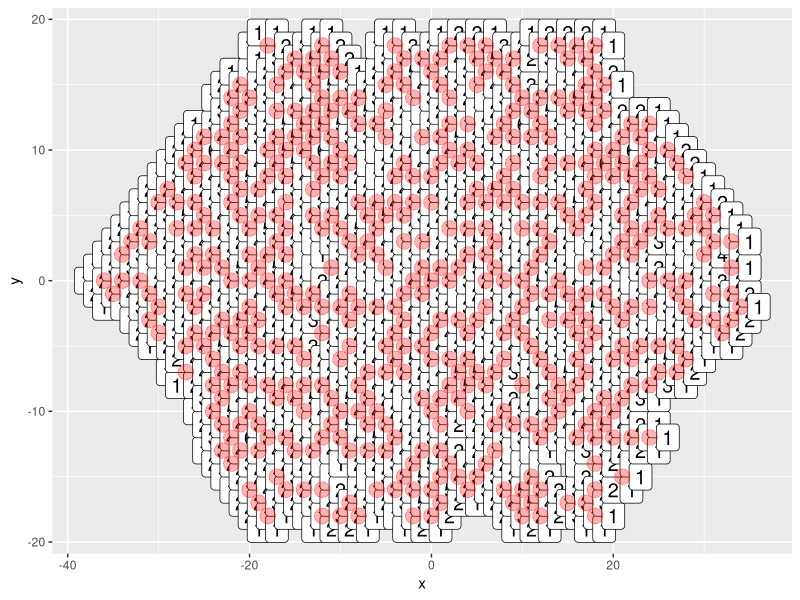

Write the R code that produced this figure.
# Databricks notebook source
# MAGIC %md https://adventofcode.com/2020/day/24
# MAGIC 
# MAGIC <main>
# MAGIC <script>window.addEventListener('click', function(e,s,r){if(e.target.nodeName==='CODE'&&e.detail===3){s=window.getSelection();s.removeAllRanges();r=document.createRange();r.selectNodeContents(e.target);s.addRange(r);}});</script>
# MAGIC <article class="day-desc"><h2>--- Day 24: Lobby Layout ---</h2><p>Your raft makes it to the tropical island; it turns out that the small crab was an excellent navigator. You make your way to the resort.</p>
# MAGIC <p>As you enter the lobby, you discover a small problem: the floor is being renovated. You can't even reach the check-in desk until they've finished installing the <em>new tile floor</em>.</p>
# MAGIC <p>The tiles are all <em>hexagonal</em>; they need to be arranged in a <a href="https://en.wikipedia.org/wiki/Hexagonal_tiling">hex grid</a> with a very specific color pattern. Not in the mood to wait, you offer to help figure out the pattern.</p>
# MAGIC <p>The tiles are all <em>white</em> on one side and <em>black</em> on the other. They start with the white side facing up. The lobby is large enough to fit whatever pattern might need to appear there.</p>
# MAGIC <p>A member of the renovation crew gives you a <em>list of the tiles that need to be flipped over</em> (your puzzle input). Each line in the list identifies a single tile that needs to be flipped by giving a series of steps starting from a <em>reference tile</em> in the very center of the room. (Every line starts from the same reference tile.)</p>
# MAGIC <p>Because the tiles are hexagonal, every tile has <em>six neighbors</em>: east, southeast, southwest, west, northwest, and northeast. These directions are given in your list, respectively, as <code>e</code>, <code>se</code>, <code>sw</code>, <code>w</code>, <code>nw</code>, and <code>ne</code>. A tile is identified by a series of these directions with <em>no delimiters</em>; for example, <code>esenee</code> identifies the tile you land on if you start at the reference tile and then move one tile east, one tile southeast, one tile northeast, and one tile east.</p>
# MAGIC <p>Each time a tile is identified, it flips from white to black or from black to white. Tiles might be flipped more than once. For example, a line like <code>esew</code> flips a tile immediately adjacent to the reference tile, and a line like <code>nwwswee</code> flips the reference tile itself.</p>
# MAGIC <p>Here is a larger example:</p>
# MAGIC <pre><code>sesenwnenenewseeswwswswwnenewsewsw
# MAGIC neeenesenwnwwswnenewnwwsewnenwseswesw
# MAGIC seswneswswsenwwnwse
# MAGIC nwnwneseeswswnenewneswwnewseswneseene
# MAGIC swweswneswnenwsewnwneneseenw
# MAGIC eesenwseswswnenwswnwnwsewwnwsene
# MAGIC sewnenenenesenwsewnenwwwse
# MAGIC wenwwweseeeweswwwnwwe
# MAGIC wsweesenenewnwwnwsenewsenwwsesesenwne
# MAGIC neeswseenwwswnwswswnw
# MAGIC nenwswwsewswnenenewsenwsenwnesesenew
# MAGIC enewnwewneswsewnwswenweswnenwsenwsw
# MAGIC sweneswneswneneenwnewenewwneswswnese
# MAGIC swwesenesewenwneswnwwneseswwne
# MAGIC enesenwswwswneneswsenwnewswseenwsese
# MAGIC wnwnesenesenenwwnenwsewesewsesesew
# MAGIC nenewswnwewswnenesenwnesewesw
# MAGIC eneswnwswnwsenenwnwnwwseeswneewsenese
# MAGIC neswnwewnwnwseenwseesewsenwsweewe
# MAGIC wseweeenwnesenwwwswnew
# MAGIC </code></pre>
# MAGIC <p>In the above example, 10 tiles are flipped once (to black), and 5 more are flipped twice (to black, then back to white). After all of these instructions have been followed, a total of <em><code>10</code></em> tiles are <em>black</em>.</p>
# MAGIC <p>Go through the renovation crew's list and determine which tiles they need to flip. After all of the instructions have been followed, <em>how many tiles are left with the black side up?</em></p>
# MAGIC </article>
# MAGIC <p>Your puzzle answer was <code>488</code>.</p><article class="day-desc"><h2 id="part2">--- Part Two ---</h2><p>The tile floor in the lobby is meant to be a <span title="I need one of these!">living art exhibit</span>. Every day, the tiles are all flipped according to the following rules:</p>
# MAGIC <ul>
# MAGIC <li>Any <em>black</em> tile with <em>zero</em> or <em>more than 2</em> black tiles immediately adjacent to it is flipped to <em>white</em>.</li>
# MAGIC <li>Any <em>white</em> tile with <em>exactly 2</em> black tiles immediately adjacent to it is flipped to <em>black</em>.</li>
# MAGIC </ul>
# MAGIC <p>Here, <em>tiles immediately adjacent</em> means the six tiles directly touching the tile in question.</p>
# MAGIC <p>The rules are applied <em>simultaneously</em> to every tile; put another way, it is first determined which tiles need to be flipped, then they are all flipped at the same time.</p>
# MAGIC <p>In the above example, the number of black tiles that are facing up after the given number of days has passed is as follows:</p>
# MAGIC <pre><code>Day 1: 15
# MAGIC Day 2: 12
# MAGIC Day 3: 25
# MAGIC Day 4: 14
# MAGIC Day 5: 23
# MAGIC Day 6: 28
# MAGIC Day 7: 41
# MAGIC Day 8: 37
# MAGIC Day 9: 49
# MAGIC Day 10: 37
# MAGIC 
# MAGIC Day 20: 132
# MAGIC Day 30: 259
# MAGIC Day 40: 406
# MAGIC Day 50: 566
# MAGIC Day 60: 788
# MAGIC Day 70: 1106
# MAGIC Day 80: 1373
# MAGIC Day 90: 1844
# MAGIC Day 100: 2208
# MAGIC </code></pre>
# MAGIC <p>After executing this process a total of 100 times, there would be <em><code>2208</code></em> black tiles facing up.</p>
# MAGIC <p><em>How many tiles will be black after 100 days?</em></p>
# MAGIC </article>
# MAGIC <p>Your puzzle answer was <code>4118</code>.</p><p class="day-success">Both parts of this puzzle are complete! They provide two gold stars: **</p>
# MAGIC <p>At this point, you should <a href="/2020">return to your Advent calendar</a> and try another puzzle.</p>
# MAGIC <p>If you still want to see it, you can <a href="24/input" target="_blank">get your puzzle input</a>.</p>
# MAGIC <p>You can also <span class="share">[Share<span class="share-content">on
# MAGIC   <a href="https://twitter.com/intent/tweet?text=I%27ve+completed+%22Lobby+Layout%22+%2D+Day+24+%2D+Advent+of+Code+2020&amp;url=https%3A%2F%2Fadventofcode%2Ecom%2F2020%2Fday%2F24&amp;related=ericwastl&amp;hashtags=AdventOfCode" target="_blank">Twitter</a>
# MAGIC   <a href="javascript:void(0);" onclick="var mastodon_instance=prompt('Mastodon Instance / Server Name?'); if(typeof mastodon_instance==='string' &amp;&amp; mastodon_instance.length){this.href='https://'+mastodon_instance+'/share?text=I%27ve+completed+%22Lobby+Layout%22+%2D+Day+24+%2D+Advent+of+Code+2020+%23AdventOfCode+https%3A%2F%2Fadventofcode%2Ecom%2F2020%2Fday%2F24'}else{return false;}" target="_blank">Mastodon</a></span>]</span> this puzzle.</p>
# MAGIC </main>

# COMMAND ----------

library(tidyverse)

# COMMAND ----------

input <- "eeeseswneenwnwenwseeeee
swswnwswswneswswneeswswswswseswsww
sweswwnwseswnwewnwseewseeneneswww
swnwsweseneenweeseswseseeswseenese
nwsenwsewnesenenwnenwnwnewnwswwwswne
ewseeeeeswnee
nenwwwwwnwwwnewwwsewnwwswwww
neneeenenwnenwnesweneneeswneneenee
wnewsewwswnwswwsew
seswseseswnwseseseeseseswswswswseswswswnwse
swwweswweswseswseneseseseswseneswse
weeswnwswnenwseenenweswnwwenwnwwsw
seseeseneseeeeseseseewnwseeeesee
seseswseswseswseseeseseswsesewneseswsese
eseeeenenewneeneew
neneswswswnwswenwesewswwswwswswwe
nwnwnwnwnwnwneswnwnenenenwnw
wseseseseweseseweeseenese
wswwwswwwwnwswnwseswwnewwwswsew
eswnweneeesweenweeenweeeswwe
seseseseseseeseswseseseeseeseeneee
swsenwseseeeseseeseneswsewseeseesese
nwneswwnenwneneneneneneneenwsenenwneenenw
swswswsweswswswswswswswswswswswswswwsw
swswnwseswswswwswwwwswswsw
wnewseswwswwwwswwenwwswswwwwwsw
seseswsweseseswseswseswswseenwswsewswswsw
seseneseswseswswseswswsesenwseneneswsew
nwnwnenwnwnenenwsenwnwnwnenwnwenwnwnwnwsw
sweeeeneeneeneneneeneneene
nenenesweeneeeeneeneneneneenwnene
swnwneneneswenenesewnenene
neeneeenenenenenenesweneneeneee
nweesesesesweseseseesesewsesesesesese
seseseneseesesesenwswsesesesesesesesesese
neseswseesesenwseswseneeseseseneseseswsw
nwnwnwwwsenenenwseswnwnwnenwnenwnesenwsese
neswsewswswswswswswswswwswswswswwwsww
nwnwnwnwnwwnwnwswwnwwewnwwwwww
nenwswneswnenenenwneneswnenenenwnesenwnenee
sesesesesewseseswseseseseseseesesesese
eeeneswesenwneseeeneneneneeewne
neseswnesesenwseseswsesewseweseswese
seseseneseswseseseswsesesesesewsesesesenw
seswswnenwseseneseenwsesese
neswwwnwsenenwwnewwnwsenewswnwww
neneswneswnwswnwwswseswswswwswwswswesw
nwnwneenwnwnwnwwwnwswnwnwenenwnenenw
nwwwnwwnwnwseseenwnwwnwnwnwnwwsenw
nwnwnwsenwnwnwnenwnwnwnwnwnwnenenwnenenw
sweseswenwseewnweeeseenesenwsee
nenenenenenenenenwneseneeneneneneswnenene
wswswsweenweenwneswswnwnwnwneseew
swswswnwswsweswwswswswswswseeswswswsww
nwnwnwnwnwnwnwnenenenwnwnwnwwnwnwnwsene
wewwswnwnwswwnwwnwwnenwwewnwnwnw
nweeeeeeeeeeeswneseneeseew
wwwwewwwnwwnwnwnwswnwwwww
wwnwwwwwwwwwwwwwewseww
nenwnenwnenewnwnenwnenenwnenwnenenenwnwse
swswswswseseswnewwnwswswswwneswswnew
ewwwwnwwwwwwwwwwwwswwww
senesesewwswswnwwneeww
wnwswnwewewswwseeswwwwenww
weenenwwwsewneneneseeswneseesenesw
seseswwneswswesewswswwsweswnwnwswnwne
nenenenenenenenenenenenenenenenenwneswne
nwnewnwnwnenwsenenwnenwnwsewnenwnenene
nenwswenwnwwnwwnwneseenwnenwsenenesene
nenwwwnwswnwwseenwnwwsewnwwwwnww
wseswswswseseneswenewenwseseneswswwnw
neneneneswenenenewnenenenwneneeneene
nwnenwnwnenenenenenwnwnwneeneswnw
newnenwnewseneneneeneneseneneneneew
wnwnwwnenwnwswwnwwnwnwnwnwwnesewnww
eneneneenenwwneneeneneneswnenenenenene
sweenwnesenewswwswwswwsewwswnwswsenw
swwswnwwswwseseswwswswnwswswswswnwswse
swseneseeeeesewseesese
swwswswswewsweneswswswseswswwnewseswsw
sesesenwweneseneseswneswwwesesesee
wnwnwnwnwswwwsenwnewnwwnwnwenwwwse
nwnwwnwnwnwnwenwnwnwswnenwnwnwnwnwwse
swseeseseeeeeeeeeenweeeesee
neseneneeenewnenenwswwneseneeswneswnw
neeneeeneneeseneeneewneweneeee
seseswswswseseseswsenew
eeeeseeeeseenweeesweseseenwe
ewenwseswneneeenwseswwnwnwweswe
swwnwnwwsewneswnenwewnwwnwsenwnesw
nwnwnwnweneeneseesewwwswnwswnwneee
swswwwwswswneswseweewwnwwwswwswsw
neneneneneneneneneneneneneneneneneneswne
swseswseswswseseseswswswseswsewsesenenwsw
neswnwswseswswswseswwswwswwneswswswswsw
weneneneneeeeenwneneewneeneeese
nenenenwnwnenwneneneswnenwnwneenwnenwne
sweseweneseswnwnwenesenenwnenwnwwnenene
ewewsweswweswswswnesenwneswnwsew
seseseseseseseseseseseseseneseseseseswsew
nwnwswnwnwnwnenwnenwnwnwnenwnwenwnwnwnwnw
nwnwsesenwnwnwnwnwnwneswnesewnwsenwnww
neenenwnenenwwnwnenenenenwnwnenenwnene
nenwneenwwneseneneswneseseneenewnenese
sewnwswseswnenewwwwseweswwwnww
enwnwneswnwnwnwnwnwnwnwnwnwnwnwwnwnwnwe
neneeneneneewseneeneeneneneenenene
swseseeswseswswswswswseswswswswswswsww
nwseseenwswswwswsenenweswnewswnwswe
wswwwwwwwwswnwswwswwswwwew
eeeneeeenweeneneeenesene
eenwnewswswwswswnwnwswenewnenwnwse
neneeneneneenenewnenenenenenenenee
neesenwnwseswseeeseesesewesesewee
nwnwnwnwenwnenenenenewne
eswnwsenewwnweswwnwsewwwnwwnenew
swswswswswswsewswswseswseswseseswneswswse
seneeneneenwneenwsenenewnenesenenene
swswswswswwswwswswswneeswswswnwseswwwsw
ewwnenwneswswswswneswneenewswse
seswnwnwnwnwnwnwnwswnewnenwnenwenenenwne
nwnwnwnwnwnwnwnweenwnwswwnw
nenenenenenenwneneneseneneenewnenwnew
eeeeeewseeeeeeese
eswsewnewwnwsweneeeeeeenenwe
wnwwwwwnwwnwwwwwsewwwwww
senwseesenesweseenwweeesenewesee
seswswswswsweswswswswneswswweswswnwnw
eeeseweeseeeneeweeeeeeeee
nwnwnenwneswnenenwneenwnwnwnenwnwnwnene
nesenesweeswnenweeneneenenenwseeenw
nwnwnwnwnwnwnwnwnwnenwnwneseewnwnwnwnw
seseeseeeseseseeseeseeswnweseee
neeswwnenewswwnwneseswsewneweseesw
nwwswnewwnwnwnwneswnwnwnwwnwnwnwnwnw
wswwnewswswswnewswwswseneswsw
nwnwnwswnwnwnwnwwnwwnwwnwnwnwseenwnwnw
swewnwwnewwwnwnwwnwnwseeseenw
swswswswseswswswswneswswswswswseswsw
neeneswneneenwswneswnenenwenewseneew
enwnwnwwwnwswenwnwnwnwnwnwnwwswnwnw
nenenwnenenwnwnenenwnwnwnwnwnenwnwnwnwse
nwnwsesenwnewnenenwnwnwnwwnwnweseswnww
swenwwsenwsewewwnwwwwwwneesww
wswnwnwnwnwnwwwwwenww
seseseseseswseeseseswseseseswsesenwswse
wnwsenewwwwnwwwwswwwww
seesweeweeeweeeeeeeneee
nwwnwswwewwwwwnwwwwnwwwww
nenwnwnewnwnwnwsewnwnwsewwnenwnwnwsesesw
neenwsenewnenesenwnwnwsesenenwnenenwnwsw
swswswswswswswseswneswswseswsw
wneenwnwseneeneswnweseswsewsenenwnee
swseswswswswswseswseswswswswswneswswswsw
wswswswnwswseswwswswsw
swswsesweswswswswneswswwse
neswweeneewseneenenewseenenwesenw
swwwweeseseswnwneenwnwwsewwwnwse
neneneeneneeeneneneswneenwnwesweswe
wnwnwnwsewwwnenwwwwnwwew
nwswnesenwseseswseneeswse
nwnwnwnwnwnwnwenwnwnwnwwnwnwwnwswww
nwnenenwswnenwnwswnenenwnesenenenwsenenwe
senwnewseenesweswneseseeesesesesesesesw
eneneeweeneeeeeeeeeeeee
eseeeeseseseseseeweseseseeseee
wwsewwwswwwwwnewswswwwwww
enwsweswsenwnwswswswswnweswswswseswswsw
sesenwseswswsesewseseswseseseswseeneswse
eweenwesweeewnwweewesesee
seswseenwwnwsweswneeseswsesese
seswneswswsewnwsweswnwwneswneswwswwse
nwwnwswwnewnwnwnwnwnwnwnwnwwnwnwnwnw
swswwwneneswwwwww
nwswwsewnwnwswnwnwwswsweneneseenewnwe
senwnwnenenwnwnwenwswnenwewswswswnwsw
swwswswswswwswswswwswswswewswwwsw
swsesewseseseseswseneswsesesesesesesesese
ewseeeeswseseeeeeeeseeenwse
nwnwnwnwnwnenwnwnesenwnenwsenwswnwnwnwnw
nenenwwnenenenwnwnwnwnenwseenwnewnene
wswwswwnwwsesewswswswswswswwwswwswne
seenwweseseswnewenesenenenwswwnwnwe
swswwseswewnewswwwweesenwswwswsw
nwwnwenwwswnwnwnwnwwnwwnwwnwnwnwew
wswswsenewswwswswswswswswwwswswsww
wwwwnwnwnwnwnwnwewwnewwnwnwswwnw
eswnesewseeeesesweenesenwnwseseseenw
eswseseseeneseenwnesewwseeseswwsese
esenesesesesenwswsesweswnwswweswsesese
nwseesweeeewnwnwswewee
nwwnwnenenenenwsenenwnwnwnwnenwnwnenenw
wsenwnenwnwesenewnenwnwsw
swswswneswswwswswswswseswwswswswswswswsw
eeseweseseswseeseseseeesenwsewee
nenenenwseneneneneneswenewsewswnenene
eeneewswseswnenenenwnwswnwnwenwswnwswne
swwnwnwwsweseewswwswnewwwswsesww
swwseseswswswseeswsewswneseswswswsese
neseseswwswsesesenwseseseseseswesesesese
eewesweeeswseeswnweenwwnenwne
swswswswseswnwswwswwswwwswnewsesww
nenwnenesenewnenenenewneneneneneneeswnee
wsweswewwswswseseswewnweseswenw
nwnwwnwwwwsewwsewnwwnewnwnewnw
seneeenwneeeeswneeseneeeenwswe
swnwsenwnwneseseswseseneseseswwseeeswse
nwnwnewewenenwnwnwnenwnenwnwnwnwnwnw
neseneweenewneneeeeenenwneenenene
ewseneneenenenenwneneneseeneswenenw
nwnenenwnwnwnenwnwsenwnwnwnwnwsenwnwnwnw
swwswswwwwswwwnenwswswsweswswwwsw
eeseeeeneeenenwneneeeeenewsww
seseeeeeeeeeeswneseeseseeese
nesenewenwneeneneenenenene
nwsesenwseewwweseseseseseeswswswneene
swneswswwwwseeswwwwwwwsewwnwnw
senwswseenwseswseswswseseswswswseeseswsese
swseswswswseswnesesesweswswseneseswnwsew
eeeweseeneeenweeeneenesenene
eseeseseeseesenweseseeenwswsesee
enwneeneeenenesweneneneenenenenenene
swswswswswewswwswswswseeswswswswswsw
sesewswwnweseswnesesesesesewneswsese
nenenenwswnwenwsweeeeeneneneneese
nwneswenwwwwenesewsenwwnwnwnenwsww
neenwseseeseseseseswewnwnesewseswnee
neneweneneneeswneneneneneneenenenenese
sewneneeneneneneeneneeneneneneeenene
nwnwwwwwsenwnwnwnwwsewenwsene
eswsenwnweeeseseswseeeeweee
seeeseseseeseseseseseeeeeeew
neeeeseeenwneweeneesee
nwswnwwenwnwnwnenwnenenwsenenene
eneneneneenweneneweseneneneseswenene
nesweeseeneseeswweweenenwseese
nwwnwwwnwnwwnwenwswnw
swswswwnenwswwswwwswesweswnwswwsesw
nwsesenwnwnwnwwnwnwwnenwnwnwnwneenww
wnwsewwsenwwwnweeewwewnesww
nwnesenwseenesesesenesenenwwnwsenwwwwse
nwnwnwnwnwnwnwneneenwsenwnwnwwnwnwnwnwnew
sewsewwwnwnwnwnwnwwwnwnwnwnwnwnww
ewnenewweswswwewneweeeneee
swnwnenwnwnwnwnwnwnwnwnwnwnwswnwnwnenwnw
nwsenwnwwseneenenwnwnwnwnwnwnwnwnwnww
senwnwsenesenwnwneneswnenenesewnwswnenwnw
senweenweeeesweseswnwewenesee
wwewwnwwwwnwwnwwwwwwwswee
seswsenwsesesesesesesesese
nwnwwwewwnwwwwnwwwwwwwww
seeeeeeeeeseeeeseswseseeseenw
swwswswswswesweswswswswwswnwswswswe
eneneeeswneeeeneeeeeeeeenw
nenenwneeneneseneseneneneneenenwnwnewsw
neeenwewseneenwneswnesenewswneneeene
ewseseseseseseswneswseswswnwseswsesesese
nwnwnwwnesenwnwnwnwnwnwwnwnwnwwwww
nenweneeesweeeeeswewseswnwswe
weswswswswwwswswwwwswswswswswww
nenwsesesenweesesenwwnweseseswsenwse
seeeeeseeenwseeseswseeeseesesene
wnwnenenwsenwwnwweewnwwee
seeseseseesesesesenwsesesesesesesesee
wewswwwwwneswwww
sesenwseseseseseseseseseseseeseseswsese
seeneewsenweswesewwnwseseswswnwsesw
wnwnwswnwnwenwnwwnwnwnwneneswnwsw
seseseesesenesewesese
ewneeenweseseesesweeseseeseseseese
neneneseneneneneneneneneeeeneswnenenewne
senenwnwnwnwnwenwnwnwnwnwwnwnwnwneswe
wsweenweeseweeeenw
nenweesesesewsweeenwse
neneeneeneneneneneswneeneeeeenee
swenenenwneneneneneneeswnwneneneneneee
neenwneseneeenenewneweswneseenwnesw
swwsenewswneswnwswwwwswswwwwwse
nenwwswnewneseseswwsewwwnwwwwww
nenwswnwnwnwnwnwnesesenwnwnwwnwwnwnwnwne
wwswwwneswwswnwwwnewwwswwwse
neeswseseseseswwseneseeseeseseesesenee
nwnewnwneneneeneseneenenenenenewnene
nwsewsweseweeswwsenwnwwnwneenesw
eeeeseseeeseeseneswsee
nwnwnwnwwnwwnwwnwnwnwnwwwwwswnew
ewenenenenenenenenenenenenenenesenenene
nwnwnwwwnwnwnwwwwwwwewnwnwnww
nenenwneseseneseeswnenwwwwsenesenwnw
eeeneeenweneesenwseesweswseew
wswwneeenwnwnenwsenwswnwwnwwsesew
eeeeesewsesenweeseseeeese
eneesesesenweeneneswwnewnenenw
nenwswewenesenenenwseneneseeeenwnene
nwesenwsenwswnwnwnwnwnwnw
nwnwnwwnwwsenwnwnwnwnwnwwnwnwwnw
swneneswswswswseswswswswswswswswswswsww
neswnewnwnwewwwwwwswwwwnewsese
newwwwswwsewwnwnwwnwnwwwnewnw
seswseseneseswwsewseswseseswsenesesese
swswneenenenenwnenenenenenwnenenenenwnesenw
sesesewseeseseseseswwseseseneseeeneese
eeseneswsenenwwnwnenesewnenwnwnwswnw
wnenwneneneneneneneseneneenenesesenew
nwenwnwnwnwwnwnenenwnwnwnenenwnwnwnwne
nesenewsenenewnenesewnenenwnenenenene
wnwnwnenenwnwsenwwnwnwsenwnwnwnwnwnwnwne
nesewnwswwwwswwewwswew
wneweneeneeneneseewswwnenenewee
wwswwnwseswswweswwwwswwswswnwsesw
swswwswswswswneswswneseswwneseswswwswswsw
wwneseswwwwswe
nwsenwnenwnwnenenwnenene
nenenenwnenenenenwnenwsw
seswnwseswnwswneswswswsesweswswswnwsesw
swneswnesewnewwwswswwwwnwswww
swswnewwswswswswwswswswswswwswswwse
swweswswswswnweswneeswnwseswswswnwsw
swseswnesesesewneswwswneswnwseneswsenw
sewwnwwnwnwwwsenenwnwswwwsenewwwne
neneswneeenenweneswneneneswwneeenenene
swseswsweseseswsenenwnwwswswseswseneesw
nwenesenwsenenenwneswsweswnwnewesenw
swneneenwnwseneeeswneneeneweenene
swswswswwseswswseseseneswsweswseswswseswnw
eesweenesweeeeeeenwweeeee
nwnewneswwseneswswswwswseneswneseswsw
eseeenweeeseseenwnweseeeswese
neenwnwswnenenwenwnenwnenenenewnwnwnwnw
neeeneneeeneenewsenenenweneneesw
seseseseswwswswseseseseswswswswswswnee
senwswsewseswseswseseseswseseesesesenesese
swsweswswswwswwswswswswswswnwswsweswsw
neeewnewneesewseeneneenenwesene
nwnwenweswnwweseeesesweeneeseesenw
sewwwwwwnwwwwww
nwwneenwnwneswwenwnwnwnwneswswnwnwswnw
esesweeeeneeeeneeeewseseeesee
swsewenenenwneeseswwnewsenwneneene
nenenwnwnwnenwnwenenwnenwsenwnenwnwnenenesw
seseeswseneswswseseseswsweswwsesewsw
esesenewnwnwwwswnwnewwnewnwwsew
wnenwwswwswwswswswswwwswswwseesw
senenenwnenenenenenenenenenenenenwnene
swseneswswseseswswsweseswswwnwswsesese
wewwswwnwwwnwewwnwwswwsewsww
swswewsesweswseswseswswnwswnwswenwswse
neeeeeneeeeneeneenesweneenee
swseseseseswswsenwseseswseseseeseseseswse
swnwnwnwwwnwnenwnwesenwnwwnwnwnwnwnwnww
swneswwesesewswwwswwswswwswswwnenwsw
nwswnwsesenweeseswwswseswseswesenwse
swwnwwnwnwwnwnwwnenwnwnwwnwnwwnww
wneeswsenwswseseswwesw
neeenenwsweneseesweenenweeneeee
nwneeswseneswnwsenwnwsenwnwnwnenwnwnenw
sewwwsewswenwswswnwnw
wnwnwnwwenwnwnwnwnwsenwnwnenwwsw
wwswswwswwwwwwswswe
eeeneeeeeeseneeenweenewnee
neeesenenenewneeneeneneneenwnesw
wwwnewseewnwwwewwwwwwnwwse
seseseseseesewsesesesesese
eseeeeweeneeeseesese
swswswswnwwwwwwwwswwnewneswese
seswsesenwsenwnwsweseswswwseseswseese
swswswswseswswnwswswewswswswswswswswsw
eseeseeneewesewenweeeeseeesw
nwenwseneswswwswswnwseswseswwneswsweesw
wnwsewsesenenwneseswnenenwnw
nwnwnwsewswnwnwwwnwwnenwnwwnw
ewwnwnwnweswenwsenwwsesenwnwsenwewnw
eseeeeeweeeswneeseewenwneee
neswswswewswseswnwswseswswsw
wwnwwnwswenwnwwnwnwnwnwnesesewewne
nenenwnwnwnwneweneneneenenenenwnwnww
wneeeneeneneneeneeneeeneenenesee
swwwnwswswwnewswsweswwwswswswswwsw
eeeseseseseseewsewseeseseneewsese
wnwenwnwwenwnwnwwwnwsewwnwse
eswneewseseeseswneeseenww
wwnenwwwswnwnwswwwnwwwwwewww
neswnwswnwwswwwnwneeneswswwnwnewnw
swseneswseswnwwsenwswwnwswseswnesesene
nwswnwnwnwnwswwnwnenesenwnwnenwnwnw
swswnewswwwswswwwwwswswww
nenenenenenenewnenenenesenenenenenenene
wwswnwwneswwswwwwsewswswwwswswsew
eseeweeeeeseeseneeeesesesese
eeeeeseeesweenenwneeenweeee
swsewsesesenwnwseseneseseeneseeseswese
eeeenwseeeeeneenene
eweesenwseewne
nwnenwnewneseenewswsewsenwnwnwneswnesenw
esweeswseseneseeseeeseeeeeene
enwnenwnwnwenwwnenwwnweseswswnwnwnenwne
eenesenwnesenenenenwneneewnenwswsene
seswseseewewseseseseseesewseseswswnw
nwnwwnwenwnwnwnwnwwnweseswnwnwwnwnw
neseswswswswsesenwnwnwwsenwneseswwwsewe
sewwwwwnwwwnenwnwnwwwwwnwnw
wwwewswewswwwwswwwwwwwsw
swseeswseseneeeseeenwneneswewswne
neeswwnwneenenwnenesenwenewnenenewne
swwwwswwseswswwswswswswnewswwswsw
nwnwnwwwnwnwnwewewwswnwnwnwwnww
swswswswswswswswswswswwswswswswwswswne
weswswswnwweswneswswswswseswswenwswswnw
nenenwnenenwnenwnesenwsewnenenwnenenenenw
nwswnwnwsenwnwnwneewwseseswnwnwseneenw
seswneseseswneseswnwseewsewse
senwseeeseeeseseseseeseseseseesesw
enenwsewnwsewwnwnwswnewwwnwnewsw
wwswwwnwwsewnewnwnewww
nwswneseneswnwsweswswwswswswswnweenwesw
swwswweswswswswswswsweseneswneswwww
wewswwwwwwnwwwwwwnwnwwww
neswwwnwwswwseswswwswsewnwswwswwsw
nenwneneneneswnenesenenenenesenenwnwne
wseseseseseeseeeseseeesenew
swseenwnenenwswnwnwwsweenwneneseenenw
eeswsenewneseweeeswsesesesewnwnesese
nwseeeswseswwwnenesenwseswwseesesesesw
nesewnenenenenenene
wnwwnwwnwwnenwewwnwwwnwnwnwnwswse
neneneneswnenenenene
nwnwnwnwnenwnwneeswenwnewnwnwneenewnwne
eeeeneeeeneneneneeenwneswneswenwne
nenwnenwwnenenwenenwnenwenwneneswnene
nwnwnwwnewwwnwwwsewnwwwwwnwwnw
weswswsesweswneswnwswswswswswsweswsww
neneeneewneneneneeneswnenenenenenene
wswwwwnwnewwwwswswnwswsewsewsw
swswsenwseswseswnweswsesesesesesesesesese
nenwnwnwneneenenenenenewnwnwnenenesenene
swseswswwswsenenwseswswseswswseseswswsese
swswsesweswneswswswewnesenwseswnene
nenesweenesenenenenwnwneswnenwswsenwnwnw
wewsewswseswwnewswwnwwnwwswwwsw
nenwnwsenwswnwnwwnesenwnwnwnwnwnwenwne
sesenweseeseseseseneeseseeseseswsese
seweswwwnesenwwnwnwnw
sweseseseswneewsenweseneseeseesee
neneneeeeeneneneenenenenenenenewnew
nwewneswsweenwsesewesenesewneesw
eseseseseenesenwseeseeeew
nwswswseeswswseswseswswswseseseseseswswse
nwnwwnwnenenenwenenenenenenwneenenenenwsw
neseswswseseswswsewseseseseseseneswsesw
seswswswseswswnwseswswswswswswswswswsenese
wseswwnwewnwnwwwwwsweswnewnwenew
sewwswwneswwwwswwwenewwwswew
swseswswseseneseseswswsewseswseswseswsw
wsesesewseseeeseseesesesesesesesesee
nwnwnenenenwnenwnenenenenwnenenenwsenwnw
senenwswnweseswnenweneswwsw
neeeseeeneeneneneneenwnenenesenwe
nwwnwnwneswnwwnwswnwenwnwnwnwnwwnenwe
seseswewseswswnwneneseseneswswsewwsesw
nenewneeneswneeneneneseneneeneenene
neneeeneeeeeeeeneeeeewene
wnwwenewnwnwnwnwwnwnwnwwnwnwswsenwsenw
wwsewwswnwwwwwwswwwwww
swsweseeswsenwseseneweswswswwswswsesese
nwwnwnwnenwnwnwsenwnwnwnenwnwswnwnenw
sweswswswnwswneneneenwswswswswswsesww
neenewnwnwnenwnenenenewnwneneenwnwnw
nwnenwnwnenenwwseenwnewnenenene
nenenesenwswnenenenwnenwneneneenenwne
neeneeneweneeneeeneeenwese
swwneswnwswwsewswneswswseswswwswswnesw
swseseseseseseseeesesesenwseseseesese
nenweswseswswwsewswswnwnewwnwnesesew
swseswseseswswneneswswsenesese
nwseswsesesenwsesenwnwsenweseewwsese
neseeneeneneeeenenenenenenenewnew
nweweenwnwewseseseseesesese
esenwwnwswnenwwseeswswewnwswenesesese
neenwnwneseseseewneenesewnenenenenew
nwnwnwnwnenwnwnwnwnwnwswenwnwnenwswnwnwnwnw
swnwseswseeswnwswsw
wenweeseneswneswnwnwwneswseneneseswsw
nenenewnenenenenenenenenesenwnenenenwnene
seswnenwseeseswwseesenwswseseeeee
eeeneeeeweneneeeeeeeewee
eeeeeeneesweeeeeenweeee
eeneneeneeneeneenwneseeeneeene
wwwwsewwwwwwwnwwswewnwwsww
wwwewswwwnwnwnwnwwwwwnww
senwswsewwneseneswnenewwwenwwe
seeesesweseseneswnwseesewseeseew
swwneewwswswwswwwswswwswnewwww
swswwswswswwseswneswswwwwwwwswswsw
sewnwswwnwewnwwwwnenwnwnwnwewsewne
nenwnwnwnwwnwnwneswnwnwnwnwswnwnwnwnwnw
eweseneenwneenewneeeeneenewse
nwwwwwsewsenwwnwnwwweswnwswnwnee
eeeeeseeseesweenweseeeeeee
eneenesenewnenenenenwenenesenenenene
wwwwwwnwwwwwseewwwwwwww
nwnwwwnwnwwenwwwwwwnwwswwnwww
swnesesesesesewseseseseseseseseseesesesew
nwnwnwnwnweswswnenwnenenenenwnwnwnenwnw
wwwwnwnewnesewwseswwenwsewwnwnw
sewwwwwsewswwwnesewwnwwwwwwne
swswnwswswswnwswwswswswswwseweswswsw
wwnwswwwwwwwwseseewwnwnwnwww
nwnwswnwnwnwnwnenenenwnwnenenwnenenwnesw
eeeeeneeseenwesweneweneene
nenwwnwwwwnwwewwwwwsewseswwnw
nwwswswswnwwwsewwewwwweswwe
seswswwwswswnwwnwswweswweswsenwnw
nwnenenenenenwneneneswnenwnenenenenenene
neeesweeeenesweeeeeeseeee
eswswseseseswswswswswweenewnwswseswsw
eeseseseeseesesesesenwswseseneseesw
seeeeseseeeeeswenwseseesesesesese
neneenenwneneswnenwneneseenwnenesenenene
senwnwnwnwnwnwnwnwnwnwnwnwnwnwnwnwnwnwnw
neeenenenenenenenenweesweenenene
wwwnewwwwwwwwwwwwwwswwse
eeeeseeeeeeneesweseee
seswswnwwswseswswswswswwswnwswwswww
eseseeseeneesweswseseeesesesesenw
seseeseeenweeswesenesesesenesewe
seneseseseseseseswseeesesesesesesenwwenw
seeeeeeeeweseeeeeeeeee
neenwneneneeeneneeeneneneneeneeswne
wwwwwwwwwwwwwwnwwnwwe
seseneseseseswsenwswswswseseswsenwseswsesw
wwswwwnenwwwenwnwsesesweswwwwnw
wwwwwswwwnwwsewnwwnenwnwnwnewse
neneneneeewneneneneeseeneneneswee
nwnwnwnwnwnwnwenwnwwnwnwswwnwnwnw
nwseeneseseeeseeseenweswsweeesese
eswneneenenenwnenenwneneneneneneswswnwswnw
seswseseswswswswswneswswswseswseswsesese
eswnwneeseewenesweneseneeeenwnenw
wnwnwnwnwnwnwwnwwnwnwnwsenwnwnwnwnwnw
swwswwwwswneswwwwwwswwwwnesw
seseewswweswenwswsenwswnenwswswneeene
swswswswseeswseswswswenwswwswewswseew
senwnenwswswswswseewswwnewswswsenesw
eneneneeeeeeweneeeneeesewneee
nwnwnwnwnwnwnwnwnwwwsewwnw
wwsesewsenesweneneseeeseswnwnesew
eeneneesweeeseswwneeseseeeeew
senesewwenwneswsenweeswswsenwswswnesw
nwnwwnwnwnwnwwwnwwnwwnwnwnwwsewne
seswseseswseswswswneseneseswswwseswsese
sesesesesesesesesesesesesesenwsesesesese
seeseeeeeweeeee
sesesenwsesesenenewseswswseseseseseseenw
nwnwwewwwnwswnwnwwnwwwwwnwww
wwnwnwnwnwnwnwwnwnwswenwnwnw
neneneneneneseneneneeneneneenenenwnene
wwnwsenwnwnwnwnwnenwnwnwnwnwnwnwwnww
newnwnesewnwsewsenenwswnwnwnwnwnwnwnwnwnw
senwsenwnwnwnwnenesewnenwnwnwnese
eseseseseseseseesesesesenw
neseesewsenwseseswseseseenwnew
swneswwswseswswswseneswnwseseswwseseswse
wwwewwnwwwwnwwwwnwwwwww
nenenesenenwnenwneneneswnwnenenwnenenenw
"

# COMMAND ----------

# input <- "sesenwnenenewseeswwswswwnenewsewsw
# neeenesenwnwwswnenewnwwsewnenwseswesw
# seswneswswsenwwnwse
# nwnwneseeswswnenewneswwnewseswneseene
# swweswneswnenwsewnwneneseenw
# eesenwseswswnenwswnwnwsewwnwsene
# sewnenenenesenwsewnenwwwse
# wenwwweseeeweswwwnwwe
# wsweesenenewnwwnwsenewsenwwsesesenwne
# neeswseenwwswnwswswnw
# nenwswwsewswnenenewsenwsenwnesesenew
# enewnwewneswsewnwswenweswnenwsenwsw
# sweneswneswneneenwnewenewwneswswnese
# swwesenesewenwneswnwwneseswwne
# enesenwswwswneneswsenwnewswseenwsese
# wnwnesenesenenwwnenwsewesewsesesew
# nenewswnwewswnenesenwnesewesw
# eneswnwswnwsenenwnwnwwseeswneewsenese
# neswnwewnwnwseenwseesewsenwsweewe
# wseweeenwnesenwwwswnew
# "

# COMMAND ----------

tiles <- input %>% read_lines() %>% str_extract_all("(e|se|sw|w|nw|ne)")
tiles

# COMMAND ----------

# MAGIC %md Directions are `x`, `y`

# COMMAND ----------

paths <-
  tiles %>%
  enframe(name = "path_id", value = "direction") %>%
  unnest(direction) %>%
  mutate(
    x = case_when(
      direction == "e"  ~ 2,
      direction == "se" ~ 1,
      direction == "sw" ~ -1,
      direction == "w"  ~ -2,
      direction == "nw" ~ -1,
      direction == "ne" ~ 1,
    ),
    y = case_when(
      direction == "e"  ~ 0,
      direction == "se" ~ -1,
      direction == "sw" ~ -1,
      direction == "w"  ~ 0,
      direction == "nw" ~ 1,
      direction == "ne" ~ 1,
    )
  )
paths

# COMMAND ----------

black_tiles <-
  paths %>%
  group_by(path_id) %>%
  summarise(x = sum(x), y = sum(y)) %>%
  count(x, y) %>%
  filter((n %% 2) == 1) %>%
  select(-n)

black_tiles %>% nrow()

# COMMAND ----------

# MAGIC %md ## Part 2

# COMMAND ----------

black_tiles

# COMMAND ----------

adjacent_delta <- tribble(
  ~dx, ~dy,
    2,   0,
   -2,   0,
    1,   1,
   -1,   1,
   -1,   -1,
    1,  -1
)
adjacent_delta

# COMMAND ----------

# black_tiles %>%
#   mutate(delta = list(adjacent_delta)) %>%
#   unnest(delta) %>%
#   mutate(
#     x2 = x + dx,
#     y2 = y + dy
#   ) %>%
#   arrange(x, y, dx, dy) %>%
#   display()

# COMMAND ----------

simulate_impl <- function(black_tiles) {
  neighbor_black_count <-
    black_tiles %>%
    mutate(delta = list(adjacent_delta)) %>%
    unnest(delta) %>%
    transmute(
      x = x + dx,
      y = y + dy
    ) %>%
    count(x, y) %>%
    ungroup() # Unneeded?
  
  new_black <- neighbor_black_count %>% filter(n == 2) %>% select(-n)
  
  new_white <- bind_rows(
    neighbor_black_count %>% filter(n > 2),
    anti_join(black_tiles, neighbor_black_count) # n == 0
  ) %>%
    select(-n)
  
  bind_rows(
    anti_join(black_tiles, new_white),
    anti_join(new_black, black_tiles)
  ) %>%
    distinct()
}

simulate <- function(black_tiles, n_times = 1) {
  for (i in seq_len(n_times)) {
    black_tiles <- simulate_impl(black_tiles)
  }
  black_tiles
}

# COMMAND ----------

plot_tiles <- function(black_tiles) {
  neighbor_black_count <-
    black_tiles %>%
    mutate(delta = list(adjacent_delta)) %>%
    unnest(delta) %>%
    transmute(
      x = x + dx,
      y = y + dy
    ) %>%
    count(x, y) %>%
    ungroup()

  ggplot(mapping = aes(x, y)) +
    geom_label(data = neighbor_black_count, mapping = aes(label = n), size = 5) +
    geom_point(data = black_tiles, size = 5, alpha = 0.3, color = "red")
}

# COMMAND ----------

plot_tiles(black_tiles)

# COMMAND ----------

answer <- simulate(black_tiles, 100) %>% nrow()
answer